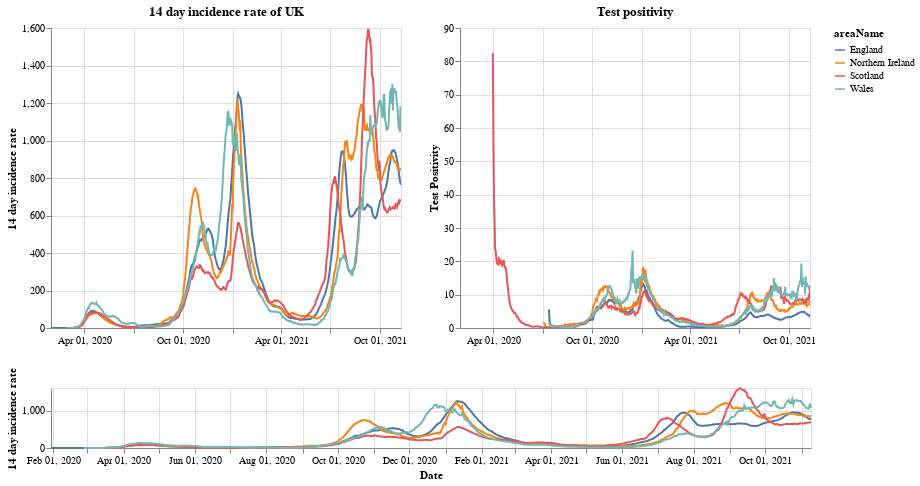

Source (notebook cell):
### Markdown cell above
# Plots

First a plot with each country in the UK. The top right shows the positivity rate for (which is the percentage of registered tests which were positive) while the top left is the 14 day incidence rate. The bottom chart can be used to select the timeframe (does not work on a mobile device).

### Code cell
#collapse
brush = alt.selection(type='interval', name='DateBrush',encodings=['x'],fields=['Time'])
leg_selection = alt.selection_multi(fields=['areaName'], bind='legend')

base = alt.Chart(uk_cases).mark_line().encode(
    x=alt.X("yearmonthdate(date):T", axis=alt.Axis(title='Date')),
    y=alt.Y("twoWeeklyCasesRate:Q", axis=alt.Axis(title='14 day incidence rate')),
    tooltip=['areaName', 'date','twoWeeklyCasesRate', 'testPositivity'],
    color='areaName',
    opacity=alt.condition(leg_selection, alt.value(2), alt.value(0.1))
).add_selection(leg_selection).properties(width=350)

upper = base.encode(alt.X('yearmonthdate(date):T', axis=alt.Axis(title=''),
                         scale=alt.Scale(domain=brush))
                   ).properties(title=f'14 day incidence rate of UK')
upper_right = upper.encode(alt.Y('testPositivity:Q', axis=alt.Axis(title='Test Positivity'))).properties(title='Test positivity')
lower = base.properties(height=60, width = 760).add_selection(brush)

(upper | upper_right) & lower

### Figure 1 — Vega-Lite specification as saved in the notebook (floating-point values rounded to 4 significant figures; data arrays with more than 128 entries replaced by an {"elided": "..."} marker saying what was removed)
{"config": {"view": {"continuousWidth": 400, "continuousHeight": 300}}, "vconcat": [{"hconcat": [{"mark": "line", "encoding": {"color": {"type": "nominal", "field": "areaName"}, "opacity": {"condition": {"value": 2, "selection": "selector001"}, "value": 0.1}, "tooltip": [{"type": "nominal", "field": "areaName"}, {"type": "temporal", "field": "date"}, {"type": "quantitative", "field": "twoWeeklyCasesRate"}, {"type": "quantitative", "field": "testPositivity"}], "x": {"type": "temporal", "axis": {"title": ""}, "field": "date", "scale": {"domain": {"selection": "DateBrush"}}, "timeUnit": "yearmonthdate"}, "y": {"type": "quantitative", "axis": {"title": "14 day incidence rate"}, "field": "twoWeeklyCasesRate"}}, "selection": {"selector001": {"type": "multi", "fields": ["areaName"], "bind": "legend"}}, "title": "14 day incidence rate of UK", "width": 350}, {"mark": "line", "encoding": {"color": {"type": "nominal", "field": "areaName"}, "opacity": {"condition": {"value": 2, "selection": "selector001"}, "value": 0.1}, "tooltip": [{"type": "nominal", "field": "areaName"}, {"type": "temporal", "field": "date"}, {"type": "quantitative", "field": "twoWeeklyCasesRate"}, {"type": "quantitative", "field": "testPositivity"}], "x": {"type": "temporal", "axis": {"title": ""}, "field": "date", "scale": {"domain": {"selection": "DateBrush"}}, "timeUnit": "yearmonthdate"}, "y": {"type": "quantitative", "axis": {"title": "Test Positivity"}, "field": "testPositivity"}}, "selection": {"selector001": {"type": "multi", "fields": ["areaName"], "bind": "legend"}}, "title": "Test positivity", "width": 350}]}, {"mark": "line", "encoding": {"color": {"type": "nominal", "field": "areaName"}, "opacity": {"condition": {"value": 2, "selection": "selector001"}, "value": 0.1}, "tooltip": [{"type": "nominal", "field": "areaName"}, {"type": "temporal", "field": "date"}, {"type": "quantitative", "field": "twoWeeklyCasesRate"}, {"type": "quantitative", "field": "testPositivity"}], "x": {"type": "temporal", "axis": {"title": "Date"}, "field": "date", "timeUnit": "yearmonthdate"}, "y": {"type": "quantitative", "axis": {"title": "14 day incidence rate"}, "field": "twoWeeklyCasesRate"}}, "height": 60, "selection": {"selector001": {"type": "multi", "fields": ["areaName"], "bind": "legend"}, "DateBrush": {"type": "interval", "encodings": ["x"], "fields": ["Time"]}}, "width": 760}], "data": {"name": "data-e5b90fed05835174f44c67e2393af79d"}, "$schema": "https://vega.github.io/schema/vega-lite/v4.8.1.json", "datasets": {"data-e5b90fed05835174f44c67e2393af79d": {"elided": "2508 records"}}}
